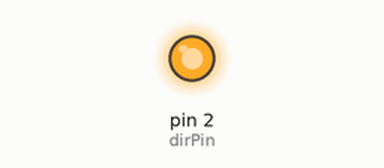
Simulated run of this sketch. Board: Arduino Uno, built with avr-gcc and run on an emulated ATmega328P. Shown: output pins drawn as LEDs (lit = HIGH). Pins used as bus, display or sensor lines are not drawn.

Above: at 4.6 s.
At 13.3 s:
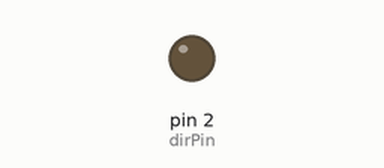
Timing chart, 0 to 22.8 s (numbered marks = the images above):
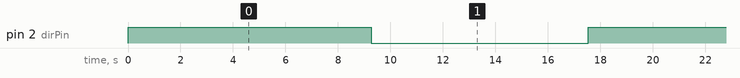

Measured:
- by itself, pin 2 (dirPin): alternates HIGH for 9.3 s and LOW for 8.3 s

The sketch:

28BYJ48_Test_002.ino
```cpp
int clockPin = 13;
int dirPin = 2;
int steps = 4096;
int dir = 1;

void step() {
  digitalWrite(clockPin, HIGH);
  delay(1);
  digitalWrite(clockPin, LOW);
  delay(1);
}

void setup() {
  // put your setup code here, to run once:
  pinMode(clockPin, OUTPUT);
  pinMode(dirPin, OUTPUT);
}

void loop() {
  // put your main code here, to run repeatedly:
  digitalWrite(dirPin, HIGH);
  for(int i=0; i < steps; i++) {
    step();
  }
  delay(1000);
  digitalWrite(dirPin, LOW);
  for(int i=0; i < steps; i++) {
    step();
  }
}
```
